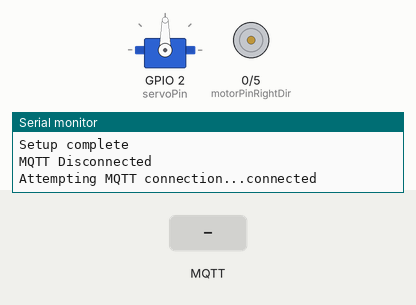
Recording of a sketch running on a simulated ESP8266 (NodeMCU). Parts: servo, direction and speed pins drawn as motors (green arrow = direction pin HIGH = forward, orange = LOW = backward, longer = more drive), the last lines printed to the serial monitor. The inputs (shaded band) are chosen by the test bench. WiFi joins after 1.5 s; servers stay silent unless stated; random numbers use the default seed unless the sketch sets one; no MQTT or app messages arrive unless stated.

Above: at 2.7 s.
2.8 s: MQTT message "n" arrives on the first subscribed topic
At 3.7 s:
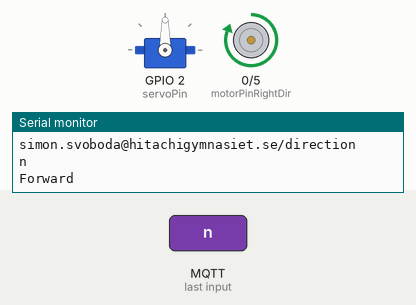
4.3 s: MQTT message "s" arrives on the first subscribed topic
At 4.8 s:
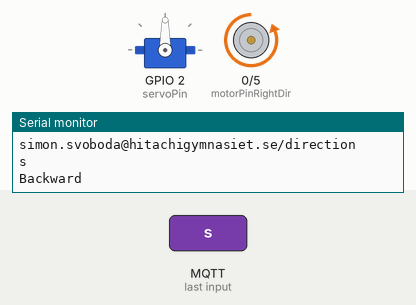
5.8 s: MQTT message "w" arrives on the first subscribed topic
At 7.0 s:
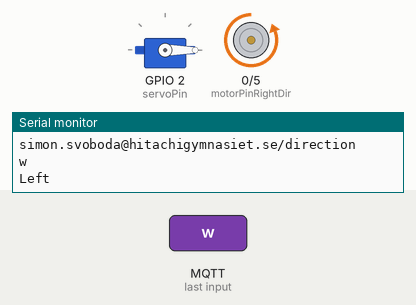
7.3 s: MQTT message "e" arrives on the first subscribed topic
At 8.3 s:
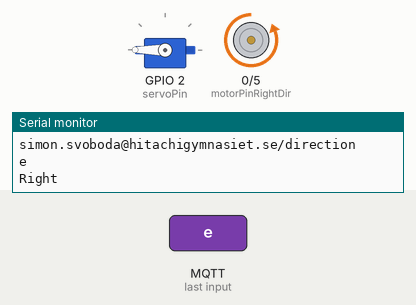
8.8 s: MQTT message "ne" arrives on the first subscribed topic
At 9.4 s:
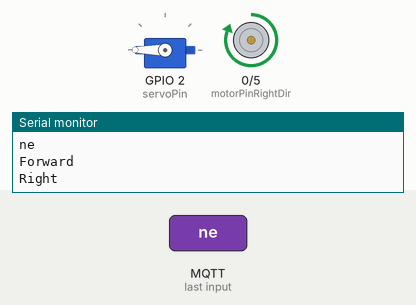
10.3 s: MQTT message "nw" arrives on the first subscribed topic
At 10.6 s:
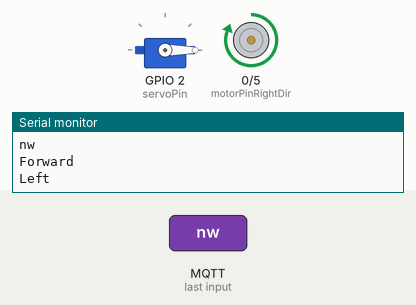
Timing chart, 0 to 12.8 s (numbered marks = the images above; inputs shaded):
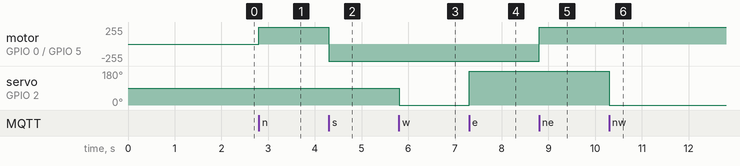

The sketch:

arduino.ino
```cpp
#include <ESP8266WiFi.h>
#include <PubSubClient.h>

#include "controls.h"
#include "communications.h"

void setup()
{
  Serial.begin(115200);
  Serial.println("Starting up");
  setupCommunications();
  setupHardware();
}

void loop()
{
  communicationsLifeCycleLoop();
}
```

communications.h
```cpp
#include <ESP8266WiFi.h>
#include <PubSubClient.h>

extern const char *ssid;
extern const char *password;
extern const char *mqtt_server; // hiveMQ
extern const String directionTopic;
extern const String offlineTopic;

extern WiFiClient espClient;
extern PubSubClient mqttClient;

void setupCommunications();
void communicationsLifeCycleLoop();
void receiveMessage(char *topic, byte *payload, unsigned int length);
void reconnect();
```

communications.ino
```cpp
#include "communications.h"
#include "controls.h"

const char *ssid = "ABB_Gym_IOT";
const char *password = "Welcome2abb";
const char *mqtt_server = "3.121.8.173"; // hiveMQ
const String directionTopic = "simon.svoboda@hitachigymnasiet.se/direction";
const String offlineTopic = "simon.svoboda@hitachigymnasiet.se/offline";
const String motorSpeedTopic = "simon.svoboda@hitachigymnasiet.se/motorSpeed";
const String servoAngleTopic = "simon.svoboda@hitachigymnasiet.se/servoAngle";

unsigned int ticks = 0;

// Initialize the WiFi and MQTT client objects
WiFiClient espClient;
PubSubClient mqttClient(espClient);

void setupCommunications()
{
    // Connect to WiFi
    Serial.print("Connecting to ");
    Serial.println(ssid);

    WiFi.mode(WIFI_STA);
    WiFi.begin(ssid, password);

    while (WiFi.status() != WL_CONNECTED)
    {
        delay(500);
        Serial.print(".");
    }

    randomSeed(micros());

    Serial.println("");
    Serial.println("WiFi connected");
    Serial.println("IP address: ");
    Serial.println(WiFi.localIP());

    // MQTT setup
    mqttClient.setServer(mqtt_server, 1883);
    mqttClient.setCallback(receiveMessage);

    Serial.println("Setup complete");
}

// Reconnect to MQTT server if disconnected
void communicationsLifeCycleLoop()
{
    if (!mqttClient.connected())
    {
        Serial.println("MQTT Disconnected");
        reconnect();
    }
    mqttClient.loop();

    ticks++;
}

void receiveMessage(char *topic, byte *payload, unsigned int length)
{
    // Check if the message is an offline message
    Serial.println(topic);
    if (String(topic) == offlineTopic)
    {
        Serial.println("Publisher Offline");
        stop();
    }

    // Parse the message
    String message;
    for (int i = 0; i < length; i++)
    {
        message += (char)payload[i];
    }
    Serial.println(message);

    // Check if the message is a motor speed, servo angle message or a direction message
    if (String(topic) == motorSpeedTopic)
    {
        setMotorSpeed(message.toFloat());
    }
    else if (String(topic) == servoAngleTopic)
    {
        setServoAngle(message.toFloat());
    }
    else
    {
        determineMovement(message);
    }
}

void reconnect()
{
    // Loop until mqtt client is connected
    while (!mqttClient.connected())
    {
        Serial.print("Attempting MQTT connection...");
        // Create a random Client ID
        String mqttClientId = "ESP8266Client-";
        mqttClientId += String(random(0xffff), HEX);
        // Attempt to connect
        if (mqttClient.connect(mqttClientId.c_str()))
        {
            Serial.println("connected");
            // ... and resubscribe
            mqttClient.subscribe(directionTopic.c_str());
            mqttClient.subscribe(offlineTopic.c_str());
            mqttClient.subscribe(motorSpeedTopic.c_str());
            mqttClient.subscribe(servoAngleTopic.c_str());
        }
        else
        {
            Serial.print("failed, rc=");
            Serial.print(mqttClient.state());
            Serial.println(" try again in 5 seconds");
            // Wait 5 seconds before retrying
            delay(5000);
        }
    }
}
```

controls.h
```cpp
#include <Servo.h>

#define servoPin 2           // D4

extern Servo servo;

// Define servo degree variables
extern const float servoMidPoint;
extern float servoSidePointOffset;

// Define controls.ino functions
void setupHardware();
void setMotorSpeed(float newMotorSpeed);
void setServoAngle(float newServoAngle);
void turnRight();
void determineMovement(String message);
void forward();
void backward();
void turnLeft();
void turnRight();
void stop();
```

controls.ino
```cpp
#include "controls.h"
#include "communications.h"

Servo servo;
const float servoMidPoint = 90;
float servoSidePointOffset = 90;
float motorSpeed = 255;

#define motorPinRightDir 0   // D2
#define motorPinRightSpeed 5 // D1

// Set up the motor and servo pins
void setupHardware()
{
  pinMode(motorPinRightDir, OUTPUT);
  pinMode(motorPinRightSpeed, OUTPUT);
  servo.attach(servoPin);
}

void setMotorSpeed(float newMotorSpeed)
{
  motorSpeed = newMotorSpeed;
}

void setServoAngle(float newServoAngle)
{
  servoSidePointOffset = newServoAngle;
}

// Determine the direction based on the mqtt payload
// n = north/forward
// s = south/backwards
// w = west/left
// e = east/right
// stop = stop
void determineMovement(String message)
{
  if (message == "n")
  {
    forward();
  }
  else if (message == "s")
  {
    backward();
  }
  else if (message == "w")
  {
    turnLeft();
  }
  else if (message == "e")
  {
    turnRight();
  }
  else if (message == "ne")
  {
    forward();
    turnRight();
  }
  else if (message == "nw")
  {
    forward();
    turnLeft();
  }
  else if (message == "se")
  {
    backward();
    turnRight();
  }
  else if (message == "sw")
  {
    backward();
    turnLeft();
  }
  else if (message == "stop")
  {
    stop();
  }
  else
  {
    Serial.println("Invalid direction");
  }
}

void forward()
{
  digitalWrite(motorPinRightDir, 1);
  analogWrite(motorPinRightSpeed, motorSpeed); // Speed motor
  servo.write(servoMidPoint); // set servo to mid-point
  Serial.println("Forward");
}

void backward()
{
  digitalWrite(motorPinRightDir, 0);
  analogWrite(motorPinRightSpeed, motorSpeed); // Speed motor
  servo.write(servoMidPoint); // set servo to mid-point
  Serial.println("Backward");
}

void turnLeft()
{
  servo.write(servoMidPoint - servoSidePointOffset); // set servo to turn left
  Serial.println("Left");
}

void turnRight()
{
  servo.write(servoMidPoint + servoSidePointOffset); // set servo to turn right
  Serial.println("Right");
}

void stop()
{
  digitalWrite(motorPinRightDir, LOW);
  analogWrite(motorPinRightSpeed, 0); // Stop motor
  servo.write(servoMidPoint);
  Serial.println("Stop");
}
```

Measured:
- after the input at 2.8 s, motor on GPIO 0 (motorPinRightDir) / GPIO 5 (motorPinRightSpeed): stopped → forward 255/255 at once
- after the input at 4.3 s, motor on GPIO 0 (motorPinRightDir) / GPIO 5 (motorPinRightSpeed): forward 255/255 → backward 255/255 at once
- after the input at 5.8 s, servo on GPIO 2 (servoPin): 90° → 0° at once
- after the input at 7.3 s, servo on GPIO 2 (servoPin): 0° → 180° at once
- after the input at 8.8 s, motor on GPIO 0 (motorPinRightDir) / GPIO 5 (motorPinRightSpeed): backward 255/255 → forward 255/255 at once
- after the input at 10.3 s, servo on GPIO 2 (servoPin): 180° → 0° at once
